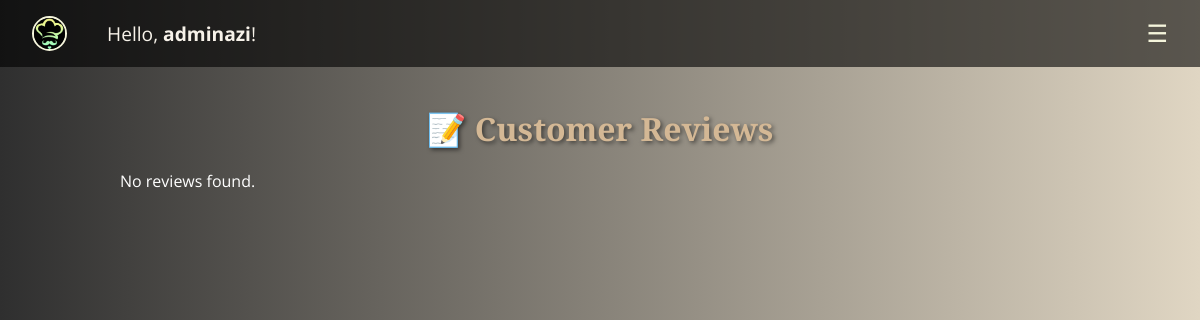
Page /admin_reviews.php (signed in) on the earlier database version.
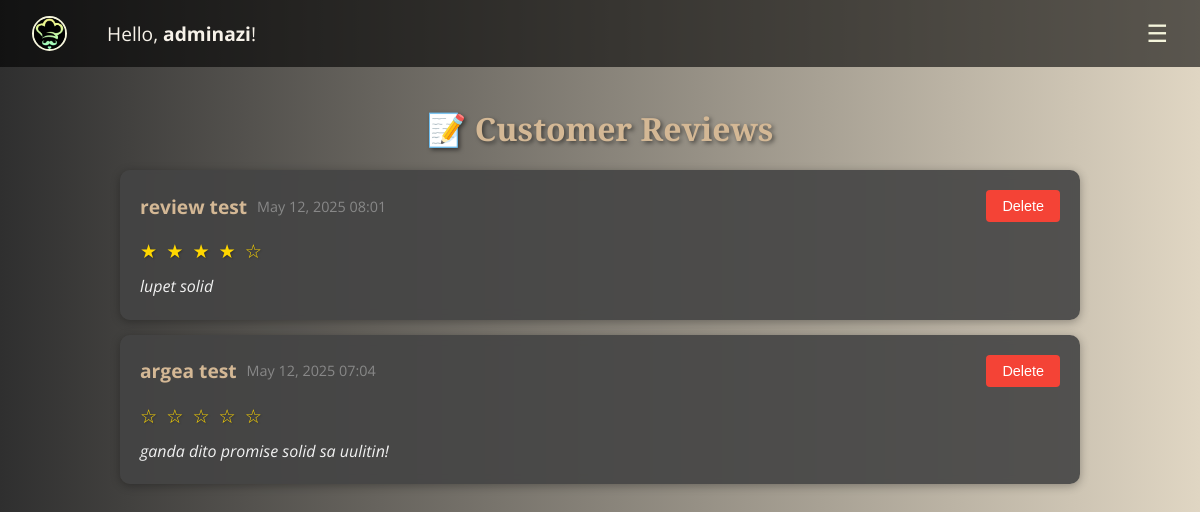
Same page on the later database version.
### tables this page shows
CREATE TABLE `orders` (
  `id` int(11) NOT NULL,
  `package_id` int(11) NOT NULL,
  `customer_name` varchar(255) NOT NULL,
  `address` text NOT NULL,
  `event_type` varchar(255) NOT NULL,
  `guest_count` int(11) NOT NULL,
  `selected_dishes` text DEFAULT NULL,
  `selected_desserts` text DEFAULT NULL,
  `lat` decimal(10,7) DEFAULT NULL,
  `lng` decimal(10,7) DEFAULT NULL,
  `created_at` timestamp NOT NULL DEFAULT current_timestamp(),
  `order_date` date DEFAULT NULL,
  `user_id` int(11) NOT NULL,
  `status` varchar(255) DEFAULT NULL,
  `payment_method` varchar(255) DEFAULT NULL,
  `reviews` text DEFAULT NULL,
  `rating` int(10) DEFAULT NULL,
  `total_price` int(10) DEFAULT NULL
);

### admin_reviews.php (the view, shortened to what this page needs)
<?php
include('connection.php');
$user_id = $_SESSION['user_id'];
$user_name = "";
$query = "SELECT name, role FROM registertb WHERE userid = ?";
$stmt = $conn->prepare($query);
$stmt->bind_param("i", $user_id);
$stmt->execute();
$stmt->bind_result($name, $roles);
if ($stmt->fetch()) {
    $user_name = $name;
}
$reviews_query = "SELECT o.id as order_id, o.customer_name, o.reviews, o.rating, o.created_at, rt.name as user_name
                 FROM orders o
                 JOIN registertb rt ON o.user_id = rt.userid
                 WHERE o.reviews IS NOT NULL AND o.reviews != ''
                 ORDER BY o.created_at DESC";
$reviews_result = $conn->query($reviews_query);
?>
<!DOCTYPE html>
<html lang="en">
<head>
</head>
<body>
    <div class="background-slider"></div>
    <nav class="navbar">
        <div class="navbar-left">
            <img src="logo.jfif" alt="Logo" class="logo-img">
            <?php if (!empty($user_name)) {
                echo "<span class='greeting'>Hello, <strong>$user_name</strong>!</span>";
            } ?>
        </div>
        <button class="menu-toggle" onclick="toggleMenu()">☰</button>
    </nav>
    <div class="container">
        <h2>📝 Customer Reviews</h2>
        <?php if ($reviews_result->num_rows > 0): ?>
            <?php while ($review = $reviews_result->fetch_assoc()): ?>
                <div class="review-card">
                    <div class="review-header">
                        <div class="reviewer-info">
                            <span class="reviewer-name"><?php echo htmlspecialchars($review['customer_name']); ?></span>
                            <span class="review-date"><?php echo date('M d, Y H:i', strtotime($review['created_at'])); ?></span>
                        </div>
                        <form method="POST" style="display: inline;">
                            <button type="submit" name="delete_review" class="delete-btn" onclick="return confirm('Are you sure you want to delete this review?')">Delete</button>
                        </form>
                    </div>
                    <div class="review-rating">
                        <?php for ($i = 0; $i < $review['rating']; $i++): ?>
                            ★
                        <?php endfor; ?>
                        <?php for ($i = $review['rating']; $i < 5; $i++): ?>
                            ☆
                        <?php endfor; ?>
                    </div>
                    <div class="review-content">
                        <?php echo nl2br(htmlspecialchars($review['reviews'])); ?>
                    </div>
                </div>
            <?php endwhile; ?>
        <?php else: ?>
            <p>No reviews found.</p>
        <?php endif; ?>
    </div>
</body>
</html>

Differences in the rows shown:
added orders: customer_name "review test", created_at "May 12, 2025 08:01", rating 4 (drawn), reviews "lupet solid"
added orders: customer_name "argea test", created_at "May 12, 2025 07:04", reviews "ganda dito promise solid sa uulitin!"
Other differences:
text no longer shown: "No reviews found."
